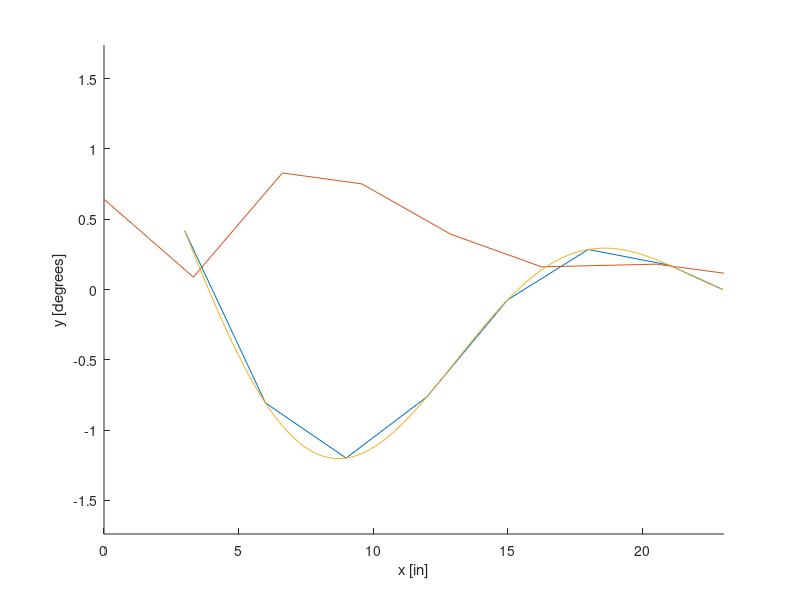

This chart was generated by the following MATLAB code:
clear, clc
vars = {'XL1', 'XL2', 'XL3', 'XL4', ...
    'XL5', 'XL6', 'XL7', 'XL8', 'XL9', 'XL10'};
%     'XR1', 'XR10', ...
%     'XR2', 'XR3', 'XR4', 'XR5', 'XR6', 'XR7', 'XR8', 'XR9'};
allpoints = load('allpoints.mat', vars{:});

%% Rearrange the data into 8 points (3d) by time
point_mat = zeros(numel(vars),3,31);
average_mat = zeros(numel(vars),3);
for i=1:numel(vars)
    vec = allpoints.(vars{i});
    point_mat(i, 1, :) = vec(1, :);
    point_mat(i, 2, :) = vec(2, :);
    point_mat(i, 3, :) = vec(3, :);
    average_mat(i, 1) = mean(vec(1, :));
    average_mat(i, 2) = mean(vec(2, :));
    average_mat(i, 3) = mean(vec(3, :));
end

%% Find line of best fit for average points on fin
fin_neutral_mat = average_mat(3:10,:);
rig_mat = average_mat(1:2, :);
% r0=mean(fin_neutral_mat);
% fin_neutral_mat=bsxfun(@minus,fin_neutral_mat,r0);
% [~,~,V]=svd(fin_neutral_mat,0);
% direction=V(:,1);

%% Find scaling factor by using fin length
fin_length = sqrt((average_mat(3, 1)-average_mat(10,1))^2 + ...
    (average_mat(3,2) - average_mat(10,2))^2 + ...
    (average_mat(3,3) - average_mat(10,3))^2);
q = fin_length/23;

%% Create 3d fit line matrix
% fin_fit_mat = zeros(20, 3);
% for t=1:570
%     fin_fit_mat(t, :) = r0 + t.*direction';
% end

%% Find the average spar spacing
d = @(x1,x2,y1,y2,z1,z2) sqrt((x2-x1)^2+(y2-y1)^2+(z2-z1)^2);

% Find the amplitudes over time
fin_mat = point_mat(3:10, :, :);
A_exp = zeros(size(fin_mat,1),31);
for t=1:size(fin_mat,3)
    for i=1:size(fin_mat,1)
        A_exp(i,t) = d(fin_mat(i,1,t),fin_neutral_mat(i,1),fin_mat(i,2,t),fin_neutral_mat(i,2),fin_mat(i,3,t),fin_neutral_mat(i,3));
    end
end

exp_spacing = zeros(size(fin_neutral_mat,1) - 1, 1);
for i=2:size(fin_neutral_mat,1)
    exp_spacing(i - 1) = d(fin_neutral_mat(i,1),fin_neutral_mat(i-1,1),fin_neutral_mat(i,2),fin_neutral_mat(i-1,2),fin_neutral_mat(i,3),fin_neutral_mat(i-1,3));
end

% Normalize data
exp_spacing = exp_spacing/q;
xd_exp = zeros(numel(exp_spacing)+1,1);
for i=1:numel(exp_spacing)
    xd_exp(i+1) = xd_exp(i) + exp_spacing(i);
end
A_exp = A_exp/q;

%% Constants
xd = [3, 6, 9, 12, 15, 18, 21, 23];
xc = 3:0.1:23;
L = 23;
f = 5; % Rad/s
lambda = L;
Amax = 2; % inches
k = (2*pi)/lambda;
dt = 1; % s

%% Linearly increasing amplitude
A = @(x) (L-x)*Amax/L;
y = @(x, t) sin(k*x - f*t);

figure(1), hold on
h1 = plot(xd, A(xd).*y(xd, 0));
h2 = plot(xd_exp, A_exp(:,1));
h3 = plot(xc, A(xc).*y(xc, 0));
xlim([xd_exp(1) xd_exp(end)])
ylim([-max(A(xd)) max(A(xd))])
xlabel('x [in]')
ylabel('y [degrees]')

%% Run timesteps

for t=2:dt:31   
    set(h1,'YData', A(xd).*y(xd, t));
    set(h2,'YData', A_exp(:,t));
    set(h3,'YData', A(xc).*y(xc, t));
    pause(dt)
end
